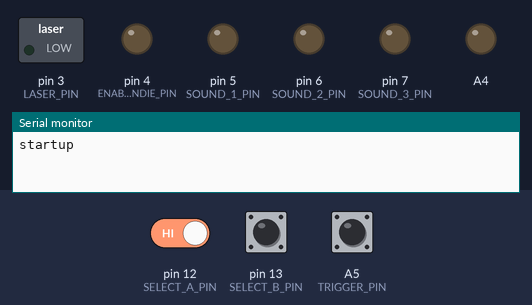
Simulated run of this sketch. Board: Arduino Uno, built with avr-gcc and run on an emulated ATmega328P. Parts: switched loads named in the sketch (green lamp = pin HIGH), output pins drawn as LEDs (lit = HIGH), the last lines printed to the serial monitor. Dashed ring = blinking. The inputs (shaded band) are chosen by the test bench; at power-on: A5 (TRIGGER_PIN) HIGH, pin 12 (SELECT_A_PIN) HIGH, pin 13 (SELECT_B_PIN) HIGH.

Above: at 1.2 s.
1.3 s: A5 (TRIGGER_PIN) pulled LOW for 0.15 s
At 1.44 s:
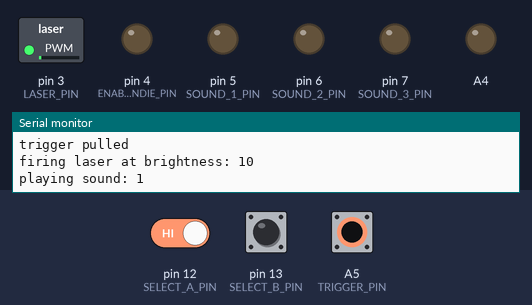
3.0 s: A5 (TRIGGER_PIN) pulled LOW for 1 s
At 3.16 s:
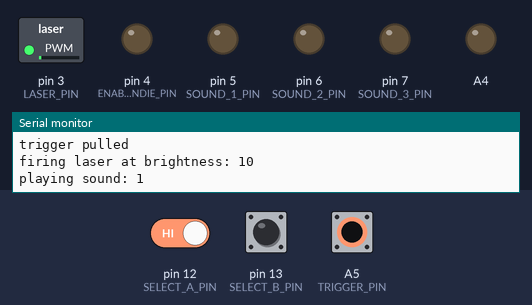
5.5 s: pin 12 (SELECT_A_PIN) driven LOW and A5 (TRIGGER_PIN) driven LOW
At 6.0 s:
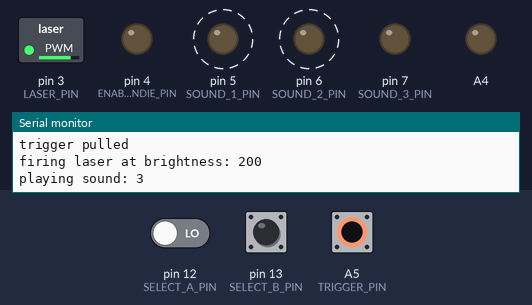
8.5 s: pin 12 (SELECT_A_PIN) driven HIGH
At 10.2 s:
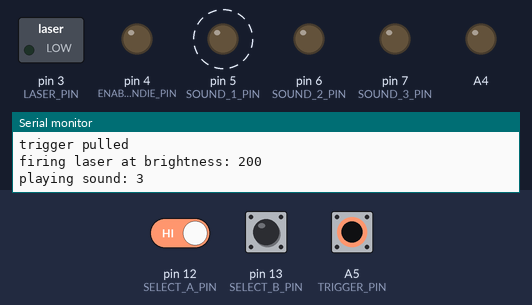
Timing chart, 0 to 12.3 s (numbered marks = the images above; inputs shaded):
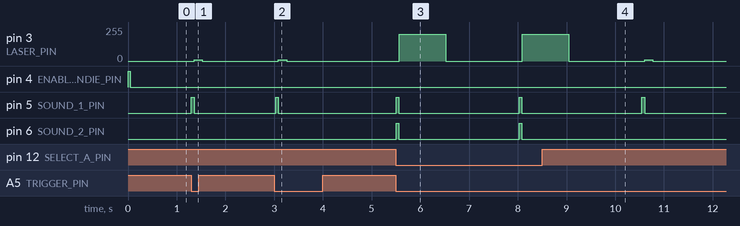

The sketch:

Ray_Gun.ino
```cpp
// Define Pins
#define ENABLE_SOUNDIE_PIN 4
#define TRIGGER_PIN A5
#define LASER_PIN 3
#define SOUND_1_PIN 5
#define SOUND_2_PIN 6
#define SOUND_3_PIN 7
#define SELECT_A_PIN 12
#define SELECT_B_PIN 13

void setup() {
  Serial.begin(9600);
  Serial.println("startup");
  // Set pins
  pinMode(ENABLE_SOUNDIE_PIN, OUTPUT);
  pinMode(TRIGGER_PIN, INPUT_PULLUP);
  pinMode(A4, OUTPUT);
  pinMode(LASER_PIN, OUTPUT);
  pinMode(SOUND_1_PIN, OUTPUT);
  pinMode(SOUND_2_PIN, OUTPUT);
  pinMode(SOUND_3_PIN, OUTPUT);
  pinMode(SELECT_A_PIN, INPUT_PULLUP);
  pinMode(SELECT_B_PIN, INPUT_PULLUP);
  digitalWrite(SOUND_1_PIN, LOW);
  digitalWrite(SOUND_2_PIN, LOW);
  digitalWrite(SOUND_3_PIN, LOW);
  digitalWrite(A4, LOW);
  digitalWrite(LASER_PIN, LOW);

  enableSoundie();

}

void loop() {
  // All logic is inside a while loop to get good response from the trigger.
  if (digitalRead(TRIGGER_PIN) == LOW) {
    Serial.println("trigger pulled");
    int selection = checkSelection();
    fireLaser(selection);

    // fire only once in stun mode
    if (selection == 1) {
      // fire only once in stun mode
      while (digitalRead(TRIGGER_PIN) == LOW) {
        delay(5);
      }
    }
    delay(1500);
  }
}

void enableSoundie() {
  // The Soundie board requires a pulse to its power button to fully start up.
  digitalWrite(ENABLE_SOUNDIE_PIN, HIGH);
  delay(50);
  digitalWrite(ENABLE_SOUNDIE_PIN, LOW);
}

int checkSelection() {
  int selection;
  if (digitalRead(SELECT_A_PIN) == LOW) {
    selection = 3;
  }
  else if (digitalRead(SELECT_B_PIN) == LOW) {
    selection = 2;
  }
  else {
    selection = 1;
  }
  return selection;
}

void playSound(int soundIndex) {
  Serial.print("playing sound: ");
  Serial.println(soundIndex);
  digitalWrite(SOUND_1_PIN, soundIndex & 0x01);
  digitalWrite(SOUND_2_PIN, soundIndex & 0x02);
  digitalWrite(SOUND_3_PIN, soundIndex & 0x04);
  delay(55);
  digitalWrite(SOUND_1_PIN, LOW);
  digitalWrite(SOUND_2_PIN, LOW);
  digitalWrite(SOUND_3_PIN, LOW);
}

void fireLaser(int index) {
  Serial.print("firing laser at brightness: ");
  int brightness, pulses;

  switch (index) {
    // stun brightness
    case 1:
      brightness = 10;
      pulses = 1;
      break;

    //kill brightness
    case 2:
      brightness = 20;
      pulses = 5;
      break;

    // vaporize brightness
    case 3:
      brightness = 200;
      pulses = 5;
      break;
  }

  Serial.println(brightness);


  playSound(index);
  for (int pulse = 1; pulse <= pulses; pulse++) {
    fadeLaserUp(brightness);
    delay(170);
    fadeLaserDown(brightness);
  }
  digitalWrite(LASER_PIN, LOW);

}

void fadeLaserUp(int maxBrightness) {
  for (int currentBrightness = 0; currentBrightness <= maxBrightness; currentBrightness++) {
    analogWrite(LASER_PIN, currentBrightness);
    delayMicroseconds(50);
  }
}

void fadeLaserDown(int maxBrightness) {
  for (int currentBrightness = maxBrightness; currentBrightness >= 0; currentBrightness--) {
    analogWrite(LASER_PIN, currentBrightness);
    delayMicroseconds(50);
  }
}
```

Measured:
- after the input at 1.3 s, pin 3 (LASER_PIN): 0/255 → 10/255 after 0.06 s, → 0/255 0.17 s later; pin 5 (SOUND_1_PIN): LOW → HIGH at once, → LOW 0.06 s later
- after the input at 3.0 s, pin 3 (LASER_PIN): 0/255 → 10/255 after 0.08 s, → 0/255 0.17 s later; pin 5 (SOUND_1_PIN): LOW → HIGH at once, → LOW 0.06 s later
- after the input at 5.5 s, pin 3 (LASER_PIN): 0/255 → 200/255 after 0.07 s, → 0/255 0.95 s later, → 200/255 1.6 s later; pin 5 (SOUND_1_PIN), pin 6 (SOUND_2_PIN): alternates HIGH for 0.06 s and LOW for 2.5 s, starting at once
- after the input at 8.5 s, pin 6 (SOUND_2_PIN): stays LOW (without the input it goes to HIGH after 2.0 s)
